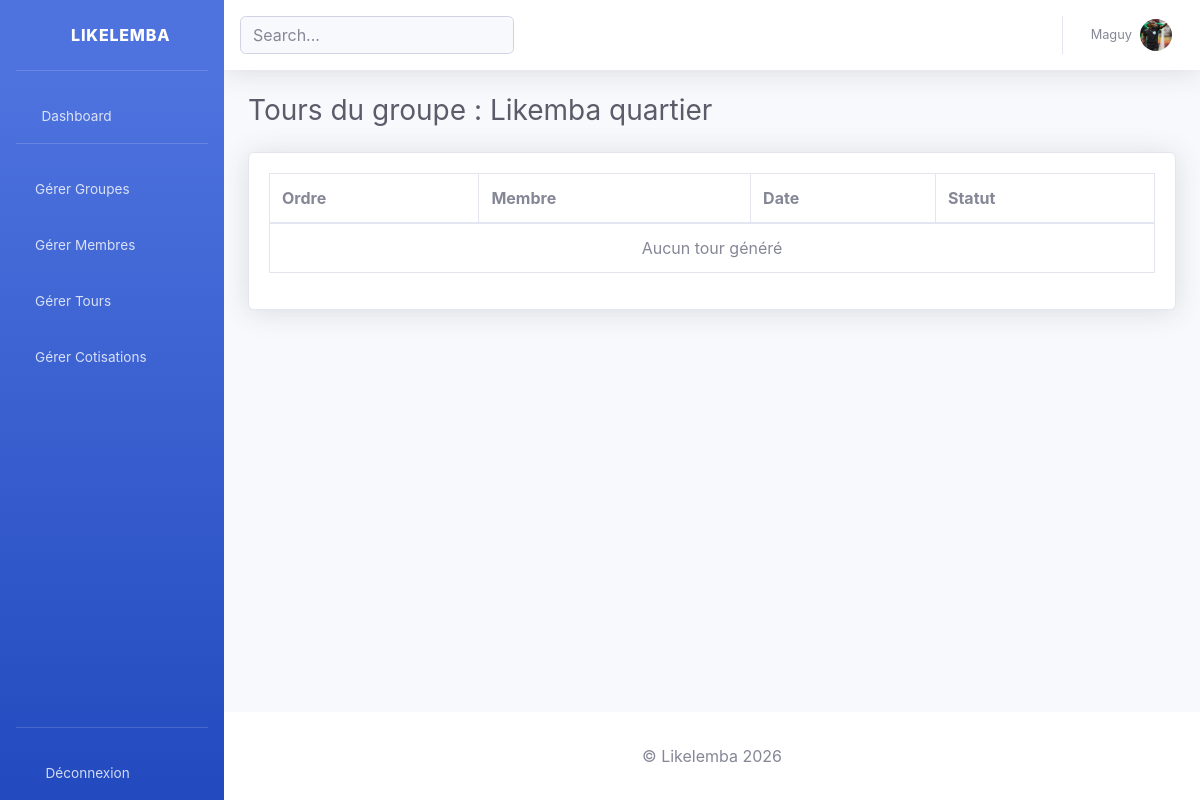
The app's page /groupes/7/tours/ (signed in), older data.
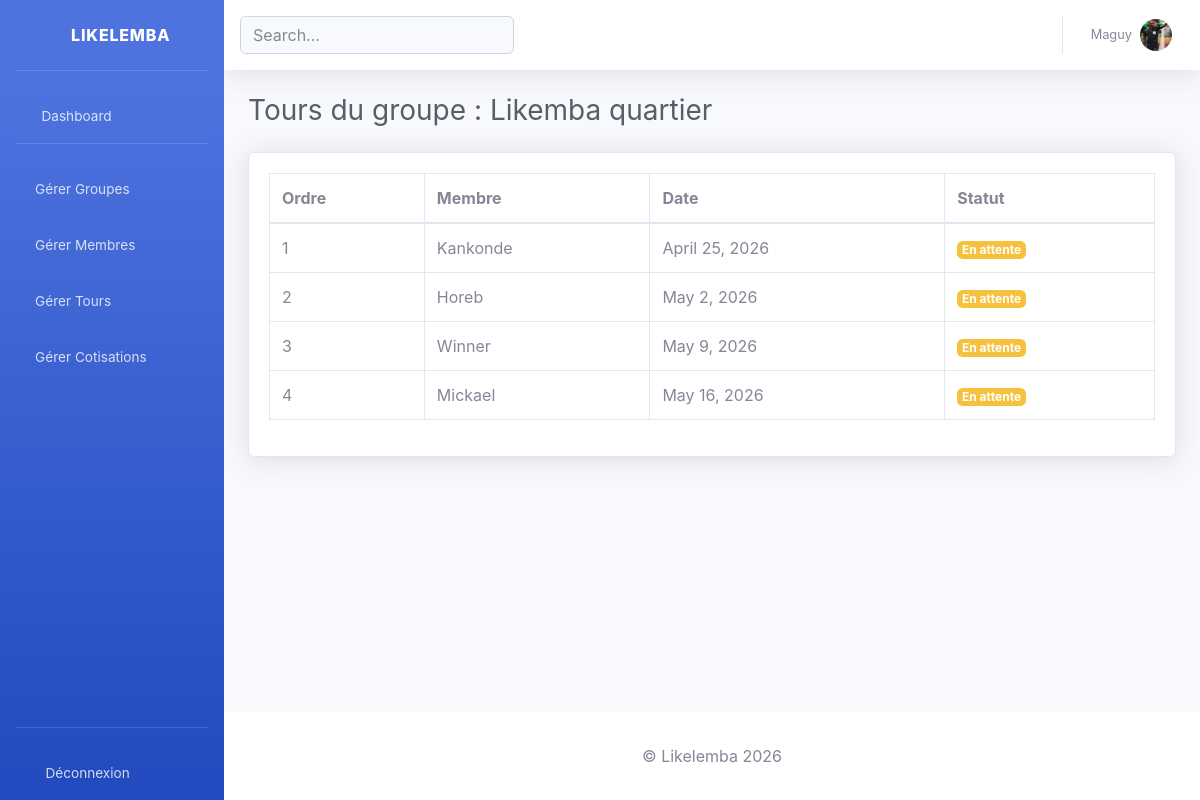
The same page, newer data.
### authentification/models.py (models this page shows)
class Utilisateur(AbstractUser):
    telephone = models.CharField(max_length=20)
    ROLE_CHOICES = [
        ('ADMIN', 'Admin'),
        ('MEMBRE', 'Membre')
    ]
    role = models.CharField(max_length=10, choices=ROLE_CHOICES)
    photo = models.ImageField(upload_to='profiles/', null=True, blank=True)
    is_verified = models.BooleanField(default=False)

### likelemba_app/models.py (models this page shows, shortened)
class Groupe(models.Model):
    FREQUENCE_CHOICES = [
        ('QUOTIDIEN', 'Quotidien'),
        ('HEBDOMADAIRE', 'Hebdomadaire'),
        ('MENSUEL', 'Mensuel'),
        ('ANNUEL', 'Annuel')
    ]
    STATUT_CHOICES = [
        ('ACTIF', 'Actif'),
        ('TERMINE', 'Terminé')
    ]
    nom = models.CharField(max_length=100)
    montant_cotisation = models.DecimalField(
        max_digits=10,
        decimal_places=2
    )
    frequence = models.CharField(max_length=20, choices=FREQUENCE_CHOICES)
    date_debut = models.DateField()
    statut = models.CharField(max_length=20, choices = STATUT_CHOICES, default='ACTIF')
    date_creation = models.DateTimeField(auto_now_add=True, null=True)
    admin = models.ForeignKey(
        Utilisateur,
        on_delete=models.CASCADE
    )

class Tour(models.Model):
    groupe = models.ForeignKey(Groupe, on_delete=models.CASCADE)
    membre = models.ForeignKey(MembreGroupe, on_delete=models.CASCADE)
    date_tour = models.DateField()
    statut = models.CharField(
        max_length=20,
        choices=[
            ('EN_ATTENTE', 'En attente'),
            ('PAYE', 'Payé')
        ],
        default='EN_ATTENTE'
    )

class MembreGroupe(models.Model):
    utilisateur = models.ForeignKey(
        Utilisateur,
        on_delete=models.CASCADE,
        null=True,
        blank=True
    )
    groupe = models.ForeignKey(
        Groupe,
        on_delete=models.CASCADE,
        null=True,
        blank=True
    )
    nom = models.CharField(max_length=100, null=True, blank=True)
    telephone = models.CharField(max_length=20, blank=True)
    ordre_reception = models.IntegerField()
    @property
    def nom_affiche(self):
        if self.utilisateur:
            return self.utilisateur.username
        return self.nom or "Membre sans nom"
    class Meta:
        unique_together = ('utilisateur', 'groupe')

### likelemba_app/views.py (the view)
# urls.py: path('groupes/<int:groupe_id>/tours/', liste_tours_view, name='liste_tours'),
@login_required(login_url="login")
def liste_tours_view(request, groupe_id):
    groupe = get_object_or_404(Groupe, id=groupe_id, admin=request.user)
    tours = Tour.objects.filter(groupe=groupe).order_by('date_tour')
    return render(request, 'tours/liste_tours.html', {
        'groupe': groupe,
        'tours': tours
    })

### likelemba/templates/tours/liste_tours.html
{% extends 'base.html' %}
{% block content %}
<h3 class="mb-4 text-gray-800">
    Tours du groupe : {{ groupe.nom }}
</h3>
<div class="card shadow">
    <div class="card-body">
        <div class="table-responsive">
            <table class="table table-bordered">
                <thead>
                    <tr>
                        <th>Ordre</th>
                        <th>Membre</th>
                        <th>Date</th>
                        <th>Statut</th>
                    </tr>
                </thead>
                <tbody>
                    {% for tour in tours %}
                    <tr>
                        <td>{{ forloop.counter }}</td>
                        <td>{{ tour.membre.nom_affiche }}</td>
                        <td>{{ tour.date_tour }}</td>
                        <td>
                            {% if tour.statut == "PAYE" %}
                                <span class="badge badge-success">Payé</span>
                            {% else %}
                                <span class="badge badge-warning">En attente</span>
                            {% endif %}
                        </td>
                    </tr>
                    {% empty %}
                    <tr>
                        <td colspan="4" class="text-center">
                            Aucun tour généré
                        </td>
                    </tr>
                    {% endfor %}
                </tbody>
            </table>
        </div>
    </div>
</div>
{% endblock %}

### likelemba/templates/base.html (shortened to what this page needs)
{% load static %}
<!DOCTYPE html>
<html lang="en">
<head>
    <link href="{% static 'vendor/fontawesome-free/css/all.min.css' %}" rel="stylesheet">
    <link href="{% static 'css/sb-admin-2.min.css' %}" rel="stylesheet">
</head>
<body id="page-top">
<div id="wrapper">
    {% include 'components/sidebar.html' %}
    <div id="content-wrapper" class="d-flex flex-column">
        <div id="content">
            {% include 'components/navbar.html' %}
            <div class="container-fluid">
                {% block content %}
                {% endblock %}
            </div>
        </div>
        {% include 'components/footer.html' %}
    </div>
</div>
</body>
</html>

### likelemba/templates/components/sidebar.html (shortened to what this page needs)
<ul class="navbar-nav bg-gradient-primary sidebar sidebar-dark accordion d-flex flex-column" style="min-height: 100vh;">
    <a class="sidebar-brand d-flex align-items-center justify-content-center" href="#">
        <i class="fas fa-sync-alt fa-lg"></i>
        <div class="sidebar-brand-text mx-3">Likelemba</div>
    </a>
    <hr class="sidebar-divider">
    <li class="nav-item">
        <a class="nav-link" href="/">
            <i class="fas fa-fw fa-tachometer-alt"></i>
            <span>Dashboard</span>
        </a>
    </li>
    <hr class="sidebar-divider">
    {% if request.user.role == 'ADMIN' %}
    <li class="nav-item">
        <a class="nav-link" href="{% url 'liste_groupes' %}">
            <i class="fas fa-layer-group"></i>
            <span>Gérer Groupes</span>
        </a>
    </li>
    <li class="nav-item">
        <a class="nav-link" href="{% url 'liste_membres' %}">
            <i class="fas fa-users"></i>
            <span>Gérer Membres</span>
        </a>
    </li>
    <li class="nav-item">
        <a class="nav-link" href="{% url 'liste_groupes_tours' %}">
            <i class="fas fa-sync-alt"></i>
            <span>Gérer Tours</span>
        </a>
    </li>
    <li class="nav-item">
        <a class="nav-link" href="{% url 'liste_groupes_paiements' %}">
            <i class="fas fa-coins"></i>
            <span>Gérer Cotisations</span>
        </a>
    </li>
    {% endif %}
    {% if request.user.is_authenticated %}
    <hr class="sidebar-divider mt-auto">
    <li class="nav-item">
        <a class="nav-link" href="#"
            class="dropdown-item"
            data-toggle="modal"
            data-target="#logoutModal">
            <i class="fas fa-sign-out-alt fa-sm fa-fw mr-2 text-gray-400"></i>
            <span>Déconnexion</span>
        </a>
    </li>
    {% endif %}
</ul>

### likelemba/templates/components/navbar.html (shortened to what this page needs)
{% load static %}
<nav class="navbar navbar-expand navbar-light bg-white topbar mb-4 static-top shadow">
    <form class="d-none d-sm-inline-block form-inline mr-auto">
        <input type="text" class="form-control bg-light small" placeholder="Search...">
    </form>
    <ul class="navbar-nav ml-auto">
        <li class="nav-item dropdown no-arrow mx-1">
            <a class="nav-link" href="#">
                <i class="fas fa-bell fa-fw"></i>
            </a>
        </li>
        <li class="nav-item dropdown no-arrow mx-1">
            <a class="nav-link" href="#">
                <i class="fas fa-envelope fa-fw"></i>
            </a>
        </li>
        <li class="nav-item dropdown no-arrow">
            <a class="nav-link dropdown-toggle" href="#">
                <span class="mr-2 d-none d-lg-inline text-gray-600 small">{{ request.user.username }}</span>
                {% if request.user.photo %}
                    <img class="img-profile rounded-circle" src="{{ request.user.photo.url }}" width="40px">
                {% else %}
                    <img src="{% static 'img/undraw_profile_2.svg' %}" alt="" width="40px">
                {% endif %}
            </a>
        </li>
    </ul>
</nav>

### likelemba/templates/components/footer.html
<footer class="sticky-footer bg-white">
    <div class="container my-auto">
        <div class="text-center my-auto">
            <span>© Likelemba 2026</span>
        </div>
    </div>
</footer>

### likelemba/templates/components/scripts.html (shortened to what this page needs)
{% load static %}

Row changes from the older to the newer data that the page shows:
added Tour: membre.nom_affiche "Kankonde", date_tour "April 25, 2026", statut "En attente"
added Tour: membre.nom_affiche "Horeb", date_tour "May 2, 2026", statut "En attente"
added Tour: membre.nom_affiche "Winner", date_tour "May 9, 2026", statut "En attente"
added Tour: membre.nom_affiche "Mickael", date_tour "May 16, 2026", statut "En attente"
Text that changed along with them:
text no longer shown: "Aucun tour généré"
